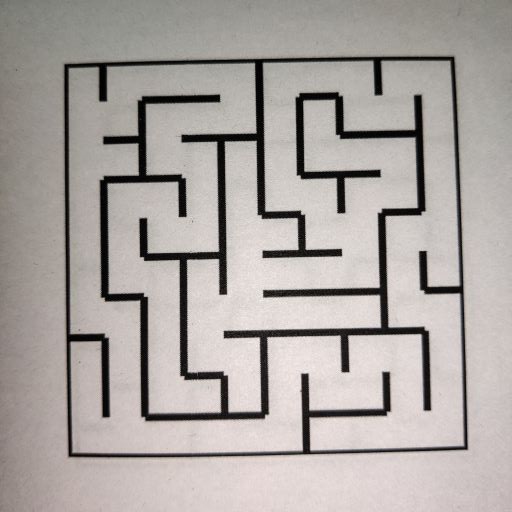
#> input picture task_1b_detect_and_encode_maze/test_cases/maze00.jpg, 512 x 512 px
$ python pyimagesearch.py   (older library calls are emulated)
#> lines starting #> are read from the running program, lines starting #| are printed output that depends on the picture; after the words box and inside, x2 and y2 are one past the last pixel; in counts of white or black regions, pixels touching at a corner belong together
import cv2 as cv
import numpy as np
from matplotlib import pyplot as plt
import imutils
from skimage.filters import threshold_adaptive
def order_points(pts):
	# initialzie a list of coordinates that will be ordered
	# such that the first entry in the list is the top-left,
	# the second entry is the top-right, the third is the
	# bottom-right, and the fourth is the bottom-left
	rect = np.zeros((4, 2), dtype = "float32")
	# the top-left point will have the smallest sum, whereas
	# the bottom-right point will have the largest sum
	s = pts.sum(axis = 1)
	rect[0] = pts[np.argmin(s)]
	rect[2] = pts[np.argmax(s)]
	# now, compute the difference between the points, the
	# top-right point will have the smallest difference,
	# whereas the bottom-left will have the largest difference
	diff = np.diff(pts, axis = 1)
	rect[1] = pts[np.argmin(diff)]
	rect[3] = pts[np.argmax(diff)]
	# return the ordered coordinates
	return rect
def four_point_transform(image, pts):
	# obtain a consistent order of the points and unpack them
	# individually
	rect = order_points(pts)
	(tl, tr, br, bl) = rect
	# compute the width of the new image, which will be the
	# maximum distance between bottom-right and bottom-left
	# x-coordiates or the top-right and top-left x-coordinates
	widthA = np.sqrt(((br[0] - bl[0]) ** 2) + ((br[1] - bl[1]) ** 2))
	widthB = np.sqrt(((tr[0] - tl[0]) ** 2) + ((tr[1] - tl[1]) ** 2))
	maxWidth = max(int(widthA), int(widthB))
	# compute the height of the new image, which will be the
	# maximum distance between the top-right and bottom-right
	# y-coordinates or the top-left and bottom-left y-coordinates
	heightA = np.sqrt(((tr[0] - br[0]) ** 2) + ((tr[1] - br[1]) ** 2))
	heightB = np.sqrt(((tl[0] - bl[0]) ** 2) + ((tl[1] - bl[1]) ** 2))
	maxHeight = max(int(heightA), int(heightB))
	# now that we have the dimensions of the new image, construct
	# the set of destination points to obtain a "birds eye view",
	# (i.e. top-down view) of the image, again specifying points
	# in the top-left, top-right, bottom-right, and bottom-left
	# order
	dst = np.array([
		[0, 0],
		[maxWidth - 1, 0],
		[maxWidth - 1, maxHeight - 1],
		[0, maxHeight - 1]], dtype = "float32")
	# compute the perspective transform matrix and then apply it
	M = cv.getPerspectiveTransform(rect, dst)
	warped = cv.warpPerspective(image, M, (maxWidth, maxHeight))
	# return the warped image
	return warped
image = cv.imread('maze00.jpg')
#> image is the input picture: shape (512, 512, 3); mean B, G, R 161.5, 164.9, 171
ratio = image.shape[0] / 500.0
#> ratio = 1.02
orig = image.copy()
image = imutils.resize(image, height = 500)
#> image: shape (500, 500, 3)
# convert the image to grayscale, blur it, and find edges
# in the image
gray = cv.cvtColor(image, cv.COLOR_BGR2GRAY)
gray = cv.GaussianBlur(gray, (5, 5), 0)
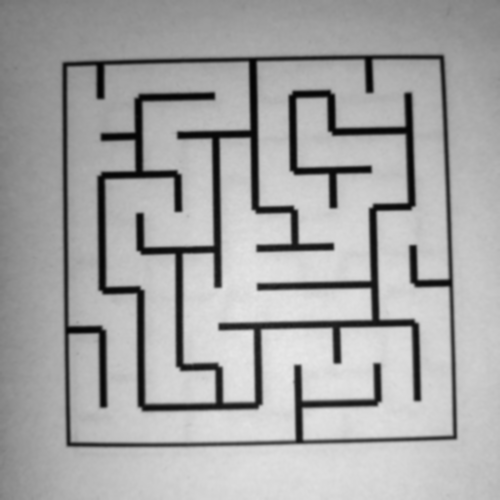
#> gray: shape (500, 500); min 2, max 232, mean 166.3
edged = cv.Canny(gray, 75, 200)
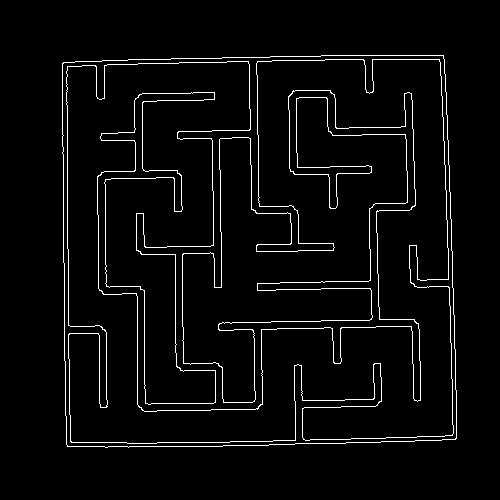
#> edged: shape (500, 500); 3.6% white in thin lines or dots, all inside (x1, y1, x2, y2) = (62, 55, 457, 448)
# show the original image and the edge detected image
print("STEP 1: Edge Detection")
cv.imshow("Image", image)
cv.imshow("Edged", edged)
cnts = cv.findContours(edged.copy(), cv.RETR_LIST, cv.CHAIN_APPROX_SIMPLE)
#> cnts = 4 contours; box (x1, y1, x2, y2) and area: (62, 55, 457, 448) 149854, (62, 55, 457, 448) 149850, (66, 59, 454, 444) 122024, (66, 59, 454, 444) 121873
cnts = imutils.grab_contours(cnts)
cnts = sorted(cnts, key = cv.contourArea, reverse = True)[:5]
# loop over the contours
for c in cnts:
	# approximate the contour
	peri = cv.arcLength(c, True)
	approx = cv.approxPolyDP(c, 0.02 * peri, True)
	# if our approximated contour has four points, then we
	# can assume that we have found our screen
	if len(approx) == 4:
		screenCnt = approx
		break
#> this loop made 1 pass
#> (peri, screenCnt) on pass 1: (1553.4, [[443, 55], [62, 63], [67, 446], [456, 438]])
# show the contour (outline) of the piece of paper
print("STEP 2: Find contours of paper")
cv.drawContours(image, [screenCnt], -1, (0, 255, 0), 2)
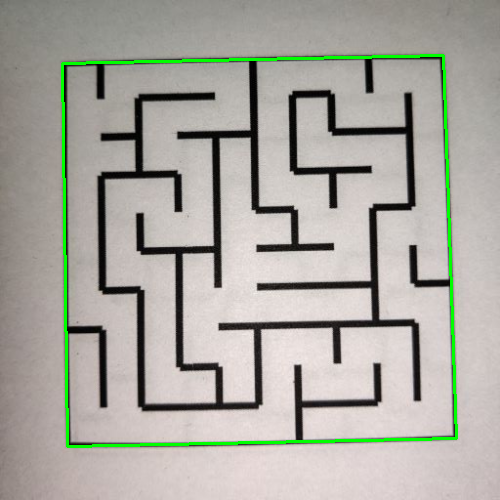
#> image: shape (500, 500, 3); mean B, G, R 160.6, 168.7, 170
cv.imshow("Outline", image)
warped = four_point_transform(orig, screenCnt.reshape(4, 2) * ratio)
#> in order_points, `s = pts.sum(axis = 1)`: s = [510, 128, 525.3, 915.5]
#> in order_points, `diff = np.diff(pts, axis = 1)`: diff = [-397.3, 1.02, 388.1, -18.43]
#> in four_point_transform, `rect = order_points(pts)`: rect = [[63.49, 64.51], [453.6, 56.32], [466.9, 448.5], [68.61, 456.7]]
#> in four_point_transform, `(tl, tr, br, bl) = rect`: tl = [63.49, 64.51]; tr = [453.6, 56.32]; br = [466.9, 448.5]; bl = [68.61, 456.7]
#> in four_point_transform, `widthA = np.sqrt(((br[0] - bl[0]) ** 2) + ((br[1] - bl[1]) ** 2))`: widthA = 398.4
#> in four_point_transform, `widthB = np.sqrt(((tr[0] - tl[0]) ** 2) + ((tr[1] - tl[1]) ** 2))`: widthB = 390.2
#> in four_point_transform, `maxWidth = max(int(widthA), int(widthB))`: maxWidth = 398
#> in four_point_transform, `heightA = np.sqrt(((tr[0] - br[0]) ** 2) + ((tr[1] - br[1]) ** 2))`: heightA = 392.4
#> in four_point_transform, `heightB = np.sqrt(((tl[0] - bl[0]) ** 2) + ((tl[1] - bl[1]) ** 2))`: heightB = 392.2
#> in four_point_transform, `maxHeight = max(int(heightA), int(heightB))`: maxHeight = 392
#> in four_point_transform, `dst = np.array([ [0, 0], [maxWidth - 1, 0], [maxWidth - 1, maxHeight -..`: dst = [[0, 0], [397, 0], [397, 391], [0, 391]]
#> in four_point_transform, `M = cv.getPerspectiveTransform(rect, dst)`: M = [[1.02, -0.0133, -63.99], [0.0214, 1.02, -67.25], [2.23e-06, 5.37e-05, 1]]
#> in four_point_transform, `warped = cv.warpPerspective(image, M, (maxWidth, maxHeight))`:
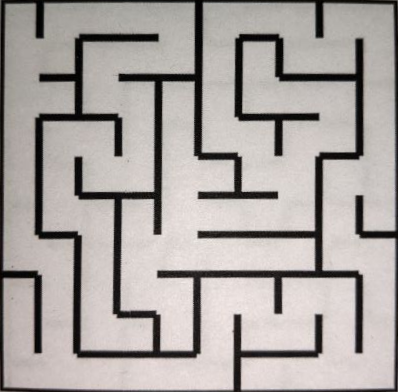
#> warped: shape (392, 398, 3); mean B, G, R 160.8, 163.7, 169.6
warped = cv.cvtColor(warped, cv.COLOR_BGR2GRAY)
#> warped: shape (392, 398)
cv.imshow("warped", warped)
T = threshold_adaptive(warped, 11, offset = 10, method = "gaussian")
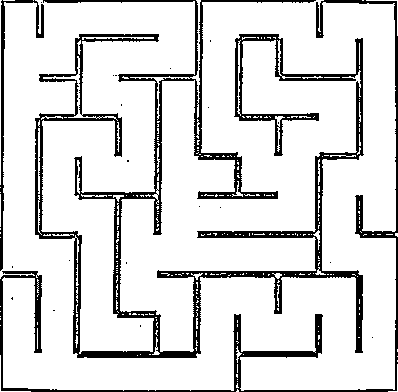
#> T: shape (392, 398) bool; 86% white; 22 black regions (19 under 20 px), largest, box (x1, y1, x2, y2) and area: (35, 0, 364, 358) 15922, (0, 0, 398, 392) 4731, (0, 0, 44, 271) 1087
warped = (warped > T).astype("uint8") * 255
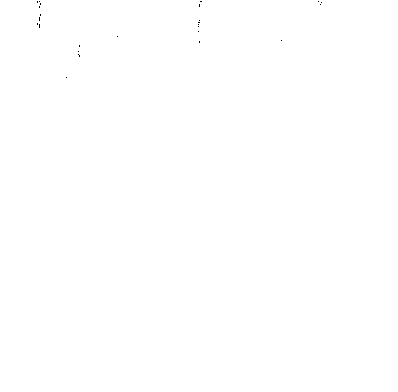
#> warped: shape (392, 398); 100% white; black in thin lines or dots, all inside (x1, y1, x2, y2) = (37, 1, 322, 78)
# show the original and scanned images
print("STEP 3: Apply perspective transform")
cv.imshow("Original", imutils.resize(orig, height = 510))
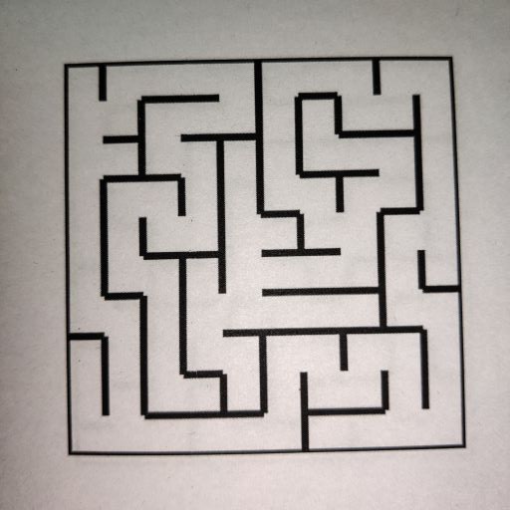
#> window 'Original': shape (510, 510, 3); mean B, G, R 161.5, 164.8, 171
cv.imshow("Scanned", imutils.resize(warped, height = 510))
cv.waitKey(0)
cv.destroyAllWindows()

$ run again, with task_1b_detect_and_encode_maze/test_cases/maze01.jpg copied over task_1b_detect_and_encode_maze/test_cases/maze00.jpg
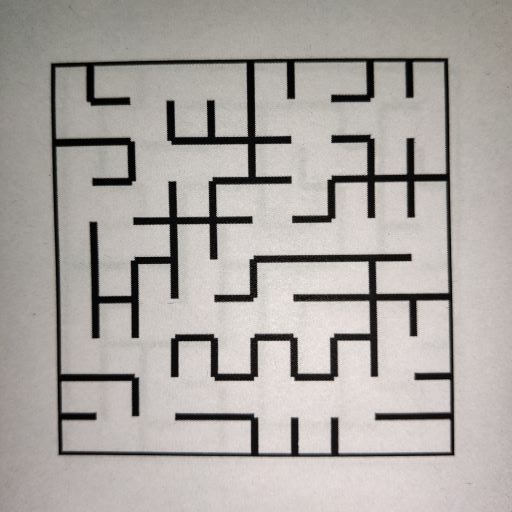
#> input picture task_1b_detect_and_encode_maze/test_cases/maze01.jpg, 512 x 512 px
#> image is the input picture: shape (512, 512, 3); mean B, G, R 163, 166.8, 171.7
#> `edged = cv.Canny(gray, 75, 200)`:
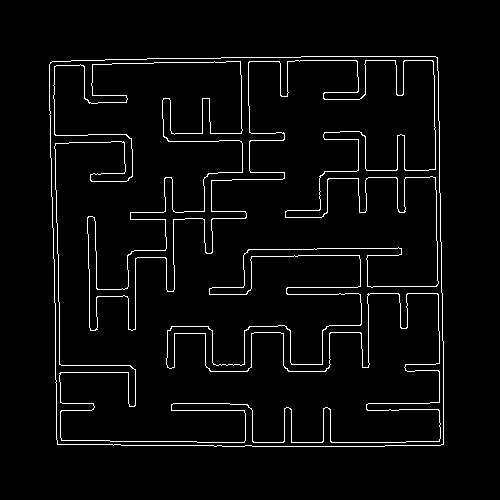
#> edged: shape (500, 500); 3.6% white in thin lines or dots, all inside (x1, y1, x2, y2) = (49, 56, 444, 447)
#> cnts = 4 contours; box (x1, y1, x2, y2) and area: (49, 56, 444, 447) 150349, (49, 56, 444, 447) 150347, (53, 60, 441, 443) 123352, (53, 60, 441, 443) 123131
#> the loop `for c in cnts:` made 1 pass
#> (peri, screenCnt) on pass 1: (1556.9, [[437, 57], [50, 62], [57, 444], [443, 444]])
#> s = [505.9, 114.7, 513, 908.3]
#> diff = [-389.1, 12.29, 396.3, 1.02]
#> rect = [[51.2, 63.49], [447.5, 58.37], [453.6, 454.7], [58.37, 454.7]]
#> tl = [51.2, 63.49]; tr = [447.5, 58.37]; br = [453.6, 454.7]; bl = [58.37, 454.7]
#> widthA = 395.3
#> widthB = 396.3
#> maxWidth = 396
#> heightA = 396.3
#> heightB = 391.2
#> maxHeight = 396
#> dst = [[0, 0], [395, 0], [395, 395], [0, 395]]
#> M = [[1.01, -0.0185, -50.58], [0.013, 1.01, -64.66], [3.3e-05, -7.73e-06, 1]]
#> T: shape (396, 396) bool; 86.2% white; 12 black regions (11 under 20 px), largest, box (x1, y1, x2, y2) and area: (0, 0, 396, 396) 21656
#> `cv.imshow("Original", imutils.resize(orig, height = 510))`:
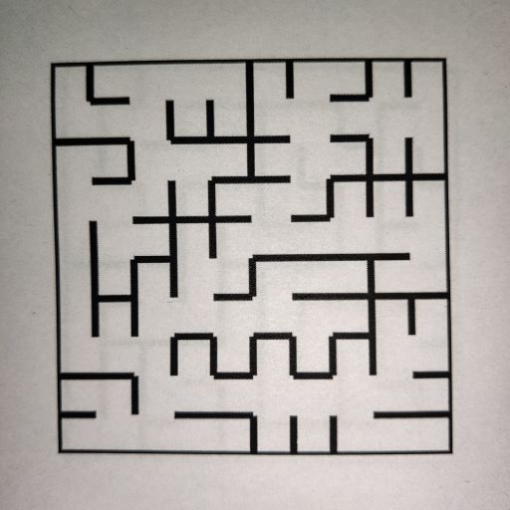
#> window 'Original': shape (510, 510, 3); mean B, G, R 163, 166.8, 171.7

$ run again, with task_1b_detect_and_encode_maze/test_cases/maze02.jpg copied over task_1b_detect_and_encode_maze/test_cases/maze00.jpg
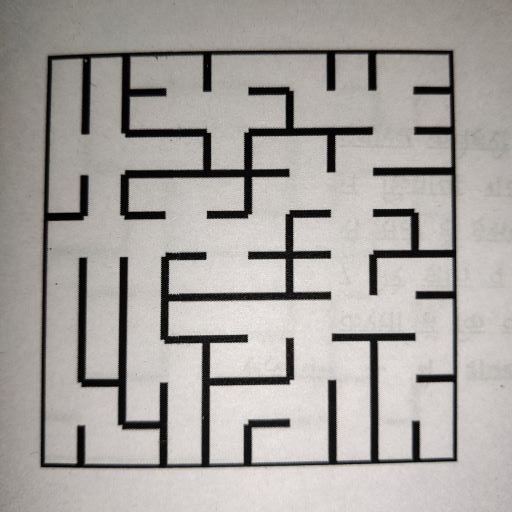
#> input picture task_1b_detect_and_encode_maze/test_cases/maze02.jpg, 512 x 512 px
#> image is the input picture: shape (512, 512, 3); mean B, G, R 159.5, 163.1, 167.2
#> `edged = cv.Canny(gray, 75, 200)`:
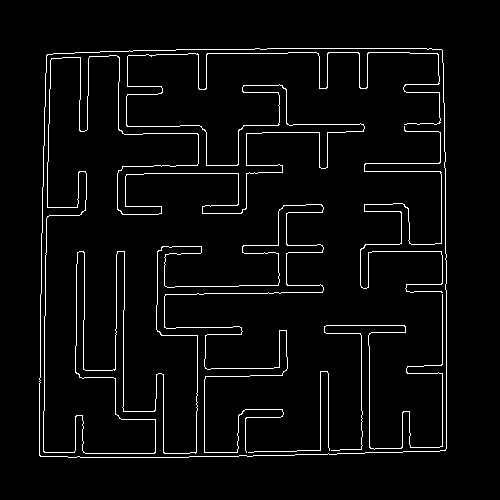
#> edged: shape (500, 500); 3.7% white in thin lines or dots, all inside (x1, y1, x2, y2) = (39, 48, 447, 458)
#> `cnts = cv.findContours(edged.copy(), cv.RETR_LIST, cv.CHAIN_APPROX_SIM..`: cnts = 6 contours, 2 with area under 20; largest, box (x1, y1, x2, y2) and area: (39, 48, 447, 458) 163572, (39, 48, 447, 458) 163568, (43, 52, 441, 454) 140, (360, 126, 443, 293) 24
#> `cnts = sorted(cnts, key = cv.contourArea, reverse = True)[:5]`: cnts = 5 contours, 1 with area under 20; largest, box (x1, y1, x2, y2) and area: (39, 48, 447, 458) 163572, (39, 48, 447, 458) 163568, (43, 52, 441, 454) 140, (360, 126, 443, 293) 24
#> the loop `for c in cnts:` made 1 pass
#> (peri, screenCnt) on pass 1: (1623.5, [[441, 49], [46, 55], [40, 456], [445, 450]])
#> s = [501.8, 103.4, 507.9, 916.5]
#> diff = [-401.4, 9.22, 426, 5.12]
#> rect = [[47.1, 56.32], [451.6, 50.18], [455.7, 460.8], [40.96, 466.9]]
#> tl = [47.1, 56.32]; tr = [451.6, 50.18]; br = [455.7, 460.8]; bl = [40.96, 466.9]
#> widthA = 414.8
#> widthB = 404.5
#> maxWidth = 414
#> heightA = 410.6
#> heightB = 410.7
#> maxHeight = 410
#> dst = [[0, 0], [413, 0], [413, 409], [0, 409]]
#> M = [[1.03, 0.0153, -49.16], [0.0156, 1.03, -58.47], [1.86e-06, 6.19e-05, 1]]
#> T: shape (410, 414) bool; 87.2% white; 23 black regions (17 under 20 px), largest, box (x1, y1, x2, y2) and area: (35, 44, 414, 410) 13277, (44, 0, 332, 167) 4304, (0, 0, 44, 409) 1856, (82, 0, 329, 43) 1011, (328, 0, 414, 45) 741, (6, 0, 45, 80) 487
#> `cv.imshow("Original", imutils.resize(orig, height = 510))`:
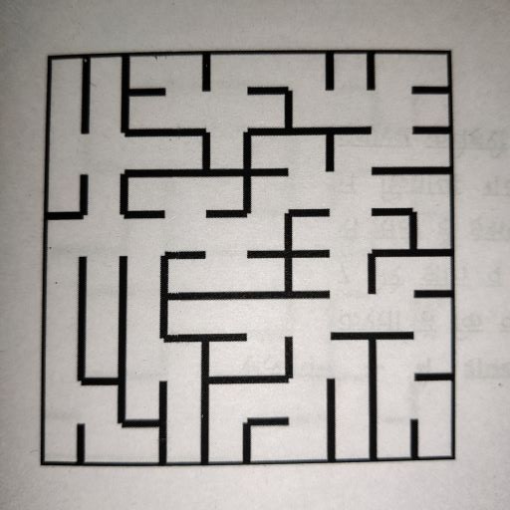
#> window 'Original': shape (510, 510, 3); mean B, G, R 159.5, 163.1, 167.2

$ run again, with task_1b_detect_and_encode_maze/test_cases/maze03.jpg copied over task_1b_detect_and_encode_maze/test_cases/maze00.jpg
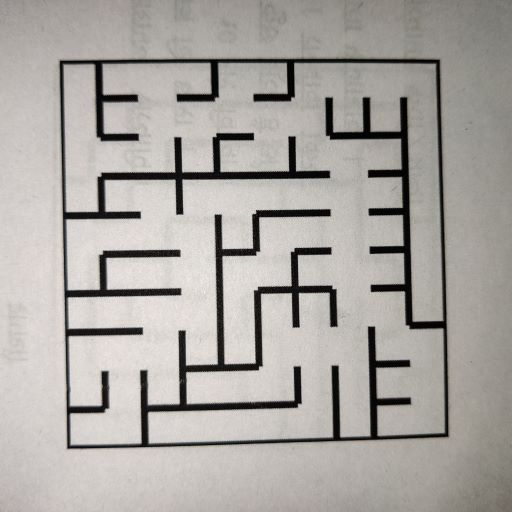
#> input picture task_1b_detect_and_encode_maze/test_cases/maze03.jpg, 512 x 512 px
#> image is the input picture: shape (512, 512, 3); mean B, G, R 161.7, 166, 169.9
#> edged: shape (500, 500); 3.5% white in thin lines or dots, all inside (x1, y1, x2, y2) = (57, 57, 439, 439)
#> `cnts = cv.findContours(edged.copy(), cv.RETR_LIST, cv.CHAIN_APPROX_SIM..`: cnts = 6 contours, 1 with area under 20; largest, box (x1, y1, x2, y2) and area: (57, 57, 439, 439) 140096, (57, 57, 439, 439) 140094, (68, 202, 435, 435) 85, (61, 61, 323, 284) 50, (175, 61, 433, 315) 30
#> `cnts = sorted(cnts, key = cv.contourArea, reverse = True)[:5]`: cnts = 5 contours; box (x1, y1, x2, y2) and area: (57, 57, 439, 439) 140096, (57, 57, 439, 439) 140094, (68, 202, 435, 435) 85, (61, 61, 323, 284) 50, (175, 61, 433, 315) 30
#> the loop `for c in cnts:` made 1 pass
#> (peri, screenCnt) on pass 1: (1506.8, [[58, 59], [66, 438], [437, 426], [429, 58]])
#> s = [119.8, 516.1, 883.7, 498.7]
#> diff = [1.02, 380.9, -11.26, -379.9]
#> rect = [[59.39, 60.42], [439.3, 59.39], [447.5, 436.2], [67.58, 448.5]]
#> tl = [59.39, 60.42]; tr = [439.3, 59.39]; br = [447.5, 436.2]; bl = [67.58, 448.5]
#> widthA = 380.1
#> widthB = 379.9
#> maxWidth = 380
#> heightA = 376.9
#> heightB = 388.2
#> maxHeight = 388
#> dst = [[0, 0], [379, 0], [379, 387], [0, 387]]
#> M = [[0.964, -0.0204, -56.05], [0.00268, 0.993, -60.18], [-7.6e-05, 3.26e-06, 1]]
#> T: shape (388, 380) bool; 85.7% white; 16 black regions (12 under 20 px), largest, box (x1, y1, x2, y2) and area: (0, 0, 270, 388) 13744, (262, 38, 380, 388) 5082, (154, 0, 380, 271) 1732, (78, 385, 262, 388) 520
#> `cv.imshow("Original", imutils.resize(orig, height = 510))`:
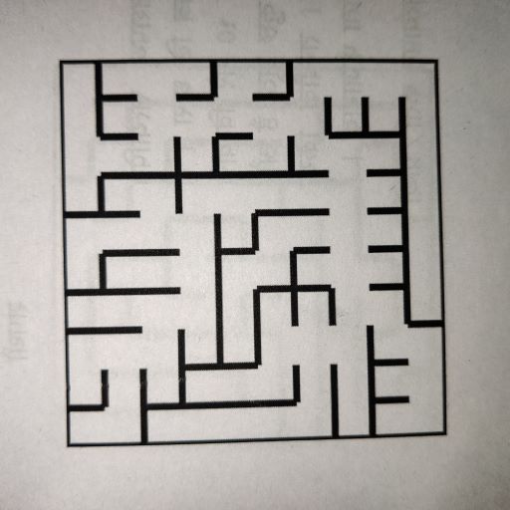
#> window 'Original': shape (510, 510, 3); mean B, G, R 161.7, 166, 169.9
